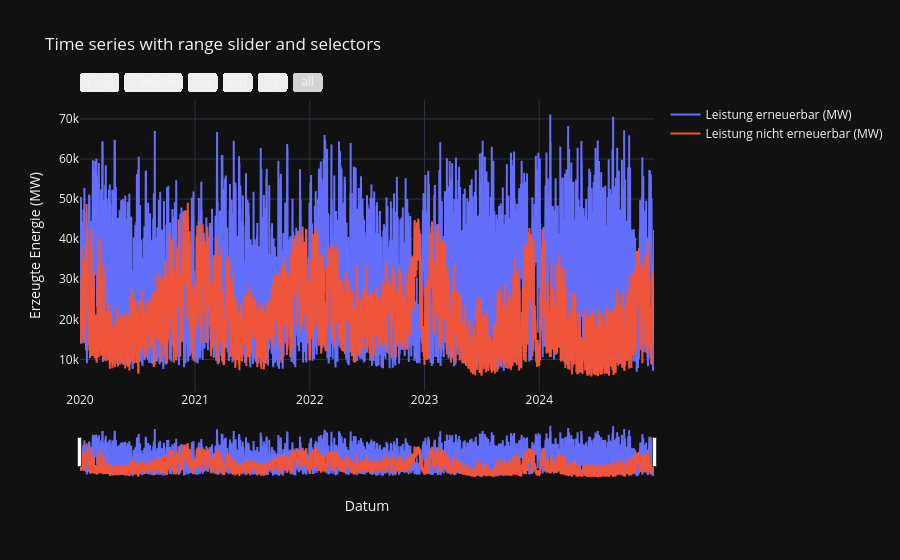

The code cell stored with this chart in its notebook:
### Code cell
fig = go.Figure()
fig.add_trace(go.Scatter(x=df['Datum'], y=df['Leistung erneuerbar (MW)'], name='Leistung erneuerbar (MW)'))
fig.add_trace(go.Scatter(x=df['Datum'], y=df['Leistung nicht erneuerbar (MW)'],name='Leistung nicht erneuerbar (MW)'))
fig.update_layout(
    dict(
    title='Time series with range slider and selectors',
    xaxis=dict(
        title = dict(
            text = 'Datum'
        ),
        rangeselector=dict(
            buttons=list([
                dict(count=1,
                     label='1 Tag',
                     step='day',
                     stepmode='backward'),
                
                dict(count=7,
                     label='1 Woche',
                     step='day',
                     stepmode='backward'),
                
                dict(count=1,
                     label='1m',
                     step='month',
                     stepmode='backward'),
                dict(count=6,
                     label='6m',
                     step='month',
                     stepmode='backward'),
                
                dict(count=1,
                    label='1y',
                    step='year',
                    stepmode='backward'),
                dict(step='all')
            ])
        ),
        rangeslider=dict(
            visible = True
        ),
        type='date'
    ),
        yaxis=dict(
            title=dict(
    text='Erzeugte Energie (MW)',
    )
    
)
    )
)
fig.show()

### Figure 1 — Plotly figure (JSON) as saved in the notebook; plotly's stock layout.template omitted (floating-point values rounded to 4 significant figures; data arrays with more than 128 entries replaced by an {"elided": "..."} marker saying what was removed)
{"data": [{"name": "Leistung erneuerbar (MW)", "x": {"elided": "43848 str values"}, "y": {"elided": "43848 float values"}, "type": "scatter"}, {"name": "Leistung nicht erneuerbar (MW)", "x": {"elided": "43848 str values"}, "y": {"elided": "43848 float values"}, "type": "scatter"}], "layout": {"xaxis": {"title": {"text": "Datum"}, "rangeslider": {"visible": true}, "rangeselector": {"buttons": [{"count": 1, "label": "1 Tag", "step": "day", "stepmode": "backward"}, {"count": 7, "label": "1 Woche", "step": "day", "stepmode": "backward"}, {"count": 1, "label": "1m", "step": "month", "stepmode": "backward"}, {"count": 6, "label": "6m", "step": "month", "stepmode": "backward"}, {"count": 1, "label": "1y", "step": "year", "stepmode": "backward"}, {"step": "all"}]}, "type": "date"}, "yaxis": {"title": {"text": "Erzeugte Energie (MW)"}}, "title": {"text": "Time series with range slider and selectors"}}}
